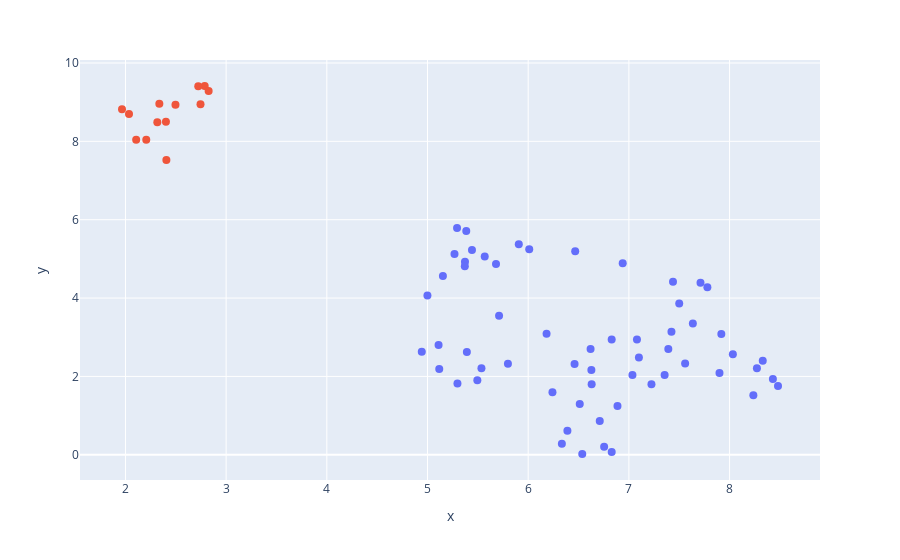

Here is the notebook cell this chart was saved with:
### Code cell
fig.show()

### Figure 1 — Plotly figure (JSON) as saved in the notebook; plotly's stock layout.template omitted (floating-point values rounded to 4 significant figures)
{"data": [{"hovertemplate": "color=cluster 1<br>x=%{x}<br>y=%{y}<br>text=%{text}<extra></extra>", "legendgroup": "cluster 1", "marker": {"color": "#636efa", "size": 8, "symbol": "circle"}, "mode": "markers+text", "name": "cluster 1", "orientation": "v", "showlegend": true, "text": ["min tolong cek DM ya", "Saat melakukan pemidahan faskes, apa bisa langsung<br>digunakan", "min tolong cek dm ya", "halo min. Aku mau bayar denda pelayanan tapi VA<br>nya invalid terus kenapa ya Sudah melewati tanggal<br>yang ditentukan untuk bisa melakukan pembayaran", "minta tolong di bales aja dm nya ya. thank you.", "minta tolong cek dm nya ya, thank you.", "Min tolong cek Dm ya", "Baik..terima kasih", "Oh gitu min, soalnya kemarin saya berobat terus<br>diminta kartu fisiknya. But, thank you min untuk<br>infonya :", "malam min,mau tnya cara menonaktifkan bpjs mandiri<br>bagaimana ya. Saya mau menambahkan istri saya di<br>bpjs saya..", "Berarti kalau non PBI PNS dapat pindah faskes beda<br>provinsi tanpa surat pindah domisili ya Admin", "Kalau mau pindah faskes beda provinsi tanpa surat<br>domisili apa bisa", "Hallo min, ibu saya cek iuran bpjs di mbanking ada<br>tagihannya sekian ribu, tpi pas chat chika via wa<br>ternyata ibu saya termasuk peserta pbi apbn, kalo<br>begitu jadinya gimana min", "minnnn pls tolong cek DM:", "Sudah dua kali saya lakukan log out, tapi masih<br>tetap muncul tagihan rehab yang bulan Des 2022", "selamat malam min. Saya mau mendaftarkan ayah saya<br>bpjs kesehatan tetapi tidak bisa. Bisa tolong<br>dibantu", "hallo min apakah bpjs kesehatan bisa mendapatan<br>alat bantu dengar", "berkas apa saja yg harus dibawa Apa boleh<br>diwakilkan", "hai min, bpjs PBI APBN mertua saya tidak aktif<br>karena data ganda. Apa yg harus saya lakukan<br>supaya kembali aktif", "Bpjs kesehatan saya sudah tdk aktif sejak bulan<br>Juli 2021, saya ingin aktifkan kembali. Berapa<br>tagihan yg saya harus bayar. . dan status saya<br>saat ini bukan lagi penerima upah", "min kalo perusahaan ingin menonaktifkan bpjs karna<br>perusahaan mau tutup, ada mekanismenya kah", "Langsung datang aja ke FKTP terdekat tanpa<br>pengantar gitu kah", "Berarti ke faskes terkait dulu ya Baru ke apk Baik<br>terimakasih", "min mau tanya, kalo udah resign trus bpjs<br>kesehatan masih mau aktif tapi dipindah jadi bayar<br>iuran pribadi ga sama perusahaan lagi caranya<br>gimana ya min", "saya sedang hamil dan ingin melahirkan di Solo<br>kota ibu saya. Saya tidak berniat pindah faskes<br>karena sehari-hari saya kerja di Pekalongan dan<br>domisili di sana. Apakah proses melahirkan normal<br>pervaginam di luar kota bisa dicover BPJS<br>Bagaimana prosedurnya", "Min tgl 2 Januari kantor BPJS apa buka", "kalo ubah fasilitas dr kelas 1 ke kelas 2, apa aja<br>yaa yg berubah Apakah obat2 yg dikasih jg akan<br>berubah", "Jadi gini kak Saya dapat tagihan dari BPJS depok .<br>Tp ditahun 2019 saya ngurusnya di BPJS bali .<br>Sebenernya itu terintegrasi keseluruh Indonesia<br>atau engga Saya urus dikantor BPJS mana", "3 bulan lalu daftat bpjs berhasil dan se sekarang<br>belum saya bayar lupa. Terus ada pembaruan kartu<br>keluarga. Kalo wa pandawa pilih yang mana", "selamat pagi min, saya mau tanya kemaren kan<br>bpjskesehatan saya di bayar dari perusahaan, tapi<br>5 bln karna udh gk kerja jadi kan otomatis mati.<br>Jika saya alihkan ke pembayaran pribadi apakah<br>langsung aktif atau nunggu berapa hari baru aktif.", "cara PPU menjadi iuran mandiri langkahnya<br>bagaimana", "kawan saya ingin berobat menggunakan BPJS sudah<br>mengikuti program rehab, baru mencicil 1x,<br>bagaimana caranya Karena kalau menggunakan<br>fasilitas umum dia tidak mu", "min cara liat tgl dan waktu janji temu dokter<br>dimana deh", "halo min, bantu dong. Anggota keluarga di jkn<br>mobile ga sesuai sm anggota keluarga dan tanggal<br>lahirnya di Kartu Keluarga. Cara gantinya gmn ya", "untuk pergantian jenis kelamin di BPJS harus<br>kemana ya Kalo bisa melalui aplikasi JKN dibagian<br>mana pengaturannya Sudah saya cari, tapi tidak<br>ketemu", "min saya ada kendala masalah surat rujukan. Mohon<br>cek DM.", "Yang saya maksud cek tagihan kedepan. Bukan yang<br>sudah saya bayar", "mau tanya cara cek status kepesertaan... bagaimana", "jika penyebrang jalan ketabrak/keserempet<br>kendaraan, prosedur claim BPJSnya gmn apakah tetap<br>harus ada surat kecelakaan dari kepolisian", "Bagaimana cara mengganti nomer NIK anak yang tidak<br>sesuai dengan yang ada di Kartu Keluarga", "RS mana yg masih menerima rujukan BPJS di wilayah<br>Tangerang Selatan Saya baru saja ditolak oleh<br>salah satu RS yg dirujuk.", "min mohon balas dm", "Dikartu saya terdapat bacaan non aktif diakhir<br>bulan.", "hallo min, bales dm ya", "halo bisa dm ga min ada keluhan pebgen donload<br>kartu kis digitas tapi disuruh perbaharui alamat<br>email", "cara saya cek nomor bpjs gimana ya", "kartu BPJS nya juga harus dibawa karna sudah<br>hilang", "Halo min mau tanya dulu saya pakai KIS, lalu saya<br>bekerja dan diganti dari KIS jadi BPJS Perusahaan<br>ppu ya namanya Nah saat ini saya sudah resign min<br>dan bpjs saya statusnya Non Aktif diakhir bulan<br>itu apakah bisa diubah ke KIS lagi tidak yaa min", "Sudak kakak sudah saya lakukan sejak 2019 . Ini<br>akhir tahun 2022 . Saya dapat email tagihan atas<br>nama bapak saya yg sudah meninggal.", "yang datang kesana harus yang punya BPJS / bisa<br>diwakili", "kalau melalui online bisa ga ya", "Admin mau tanya obat Simvastatin 20mg, apakah<br>tidak dicover oleh BPJS Karena sy di resep oleh<br>dokter hrs minum obat itu setiap hari. Tapi oleh<br>RS Harapan Jayakarta saya diminta harus beli<br>sendiri ke apotek tiap bulan. Mohon penjelasan", "selamat siang, saya mau complain ko saya sudah<br>cancel autodebet via BCA. namun masih ke potong<br>juga tiba tiba dengan jumblah yang besar. kartu<br>bpjs yang ke autodebet sudah hilang, bisa ga ya<br>dana nya dikembalikan", "Min aku lupa email dan sandi dan nomer handphone<br>sudh terblokir gimana cara ganti untuk login ke<br>jkn nya ya", "di perusahaan statusnya sudah berhasil terdaftar", "apakah benar peraturan dari BPJS pasien BPJS hanya<br>bisa rawat inap di ruang ICU suatu RS maksimal<br>hanya 4 hari", "Ibu saya sudah 4 hari menunggu konfirmasi ruang<br>ICU di RS di Medan rujukan dari RS di Berastagi.<br>Keadaaannya sudah drop tapi sai sekarang kata<br>pihak rumah sakit asal blm ada konfirmasi,<br>sementara pasien sudah kritis.", "kalo minta rujukan poli sama tapi diagnosisnya<br>beda itu bisa ga", "haloo min, tolong cek dm yaa"], "textfont": {"color": "rgba(0,0,0,0)"}, "type": "scatter", "x": [5.568, 6.334, 5.372, 6.62, 5.385, 5.268, 5.371, 5.907, 8.236, 8.43, 6.829, 6.754, 8.33, 5.68, 7.08, 8.481, 5.391, 4.999, 7.918, 7.1, 5.297, 6.467, 6.537, 5.536, 8.272, 6.241, 6.389, 7.559, 7.392, 6.628, 4.943, 7.035, 6.512, 7.711, 7.9, 5.153, 6.829, 5.711, 5.495, 7.78, 7.355, 6.01, 7.423, 5.293, 7.438, 6.182, 5.799, 6.461, 8.033, 5.11, 6.939, 6.887, 7.635, 7.5, 5.117, 6.63, 7.224, 6.711, 5.442], "xaxis": "x", "y": [5.059, 0.2847, 4.929, 2.698, 5.713, 5.122, 4.813, 5.372, 1.518, 1.936, 0.06801, 0.202, 2.403, 4.868, 2.94, 1.756, 2.62, 4.066, 3.081, 2.481, 1.819, 5.196, 0.02013, 2.212, 2.206, 1.594, 0.6138, 2.332, 2.7, 2.166, 2.633, 2.037, 1.295, 4.39, 2.09, 4.561, 2.94, 3.55, 1.902, 4.273, 2.039, 5.246, 3.138, 5.791, 4.414, 3.087, 2.322, 2.316, 2.566, 2.804, 4.89, 1.247, 3.352, 3.864, 2.187, 1.802, 1.802, 0.8623, 5.224], "yaxis": "y"}, {"hovertemplate": "color=cluster 0<br>x=%{x}<br>y=%{y}<br>text=%{text}<extra></extra>", "legendgroup": "cluster 0", "marker": {"color": "#EF553B", "size": 8, "symbol": "circle"}, "mode": "markers+text", "name": "cluster 0", "orientation": "v", "showlegend": true, "text": ["check dm min.", "cek DM min", "cek dmn ya min", "Free, atau dikenakan biaya min", "cek dm min", "Min", "cek DM lagi ya Kak", "Cek lg ya kak", "Cek DM lagi ya", "cek DM.", "cek dm ya", "cek dm", "cek dm dong min"], "textfont": {"color": "rgba(0,0,0,0)"}, "type": "scatter", "x": [2.207, 2.316, 2.497, 2.406, 2.402, 2.106, 2.787, 2.723, 2.826, 1.966, 2.337, 2.035, 2.745], "xaxis": "x", "y": [8.038, 8.487, 8.936, 7.522, 8.499, 8.041, 9.412, 9.404, 9.286, 8.819, 8.959, 8.697, 8.945], "yaxis": "y"}], "layout": {"legend": {"title": {"text": "color"}, "tracegroupgap": 0}, "margin": {"t": 60}, "showlegend": false, "xaxis": {"anchor": "y", "domain": [0, 1], "title": {"text": "x"}}, "yaxis": {"anchor": "x", "domain": [0, 1], "title": {"text": "y"}}}}
